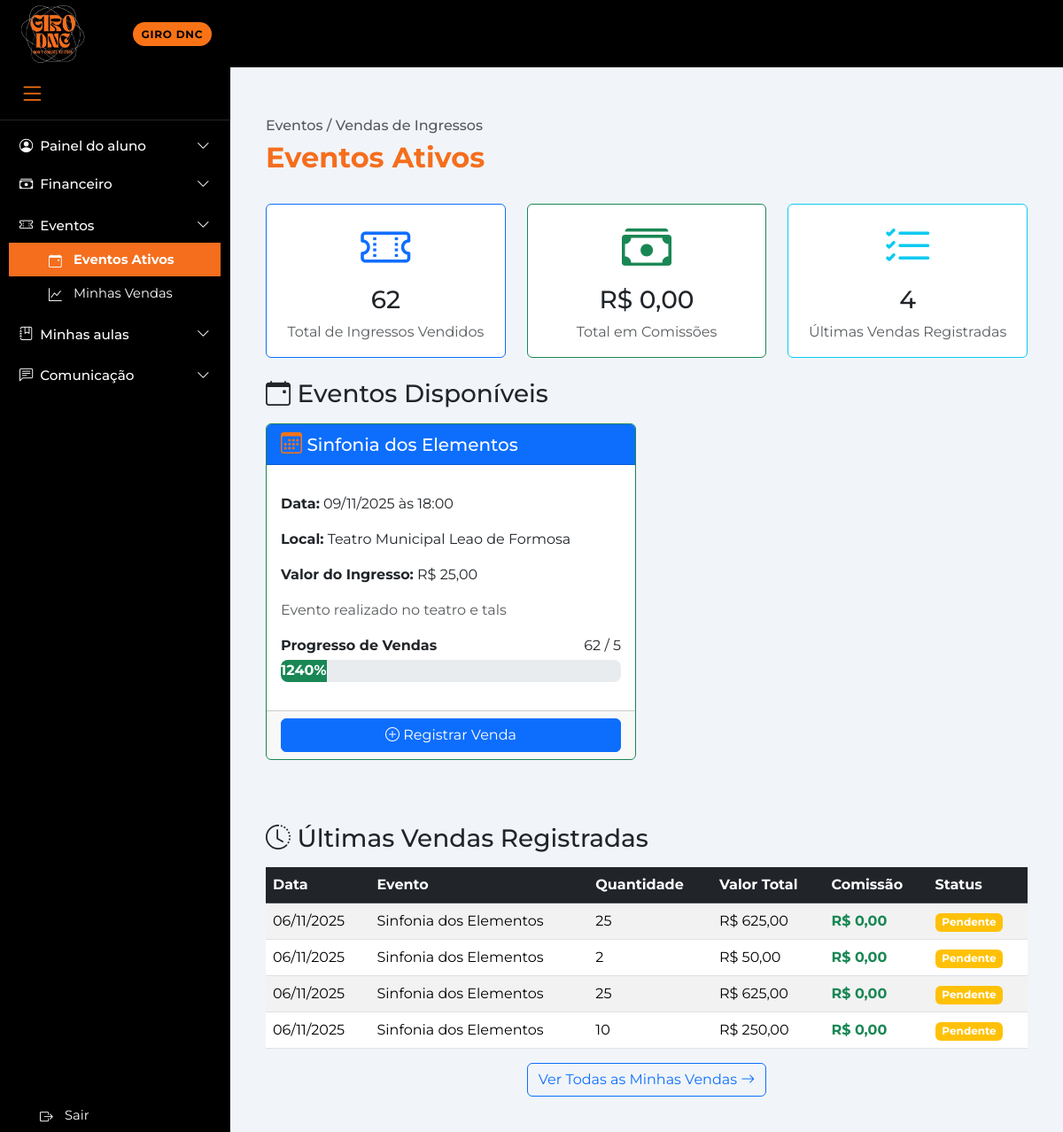
The app's page /eventos/ (signed in) with its own data.
### paginas/models.py (models this page shows, shortened)
class Evento(models.Model):
    nome = models.CharField(max_length=200, help_text='Nome do evento (ex: Corpo e Som)')
    descricao = models.TextField(blank=True, help_text='Descrição do evento')
    data_evento = models.DateField(help_text='Data de realização do evento')
    hora_evento = models.TimeField(blank=True, null=True, help_text='Horário do evento')
    local = models.CharField(max_length=200, blank=True, help_text='Local do evento')
    valor_ingresso = models.DecimalField(
        max_digits=10,
        decimal_places=2,
        validators=[MinValueValidator(0)],
        help_text='Valor do ingresso'
    )
    meta_vendas = models.IntegerField(
        default=0,
        validators=[MinValueValidator(0)],
        help_text='Meta de ingressos a serem vendidos'
    )
    comissao_percentual = models.DecimalField(
        max_digits=5,
        decimal_places=2,
        default=0,
        validators=[MinValueValidator(0), MaxValueValidator(100)],
        help_text='Percentual de comissão por ingresso vendido (0-100%)'
    )
    ativo = models.BooleanField(default=True, help_text='Evento ativo para vendas')
    data_criacao = models.DateTimeField(auto_now_add=True)
    criado_por = models.ForeignKey(
        User,
        on_delete=models.SET_NULL,
        null=True,
        related_name='eventos_criados'
    )
    imagem = models.ImageField(
        upload_to='eventos/',
        blank=True,
        null=True,
        help_text='Imagem/banner do evento'
    )
    class Meta:
        verbose_name = 'Evento'
        verbose_name_plural = 'Eventos'
        ordering = ['-data_evento', '-data_criacao']
    def total_vendido(self):
        return self.vendas.aggregate(total=Sum('quantidade'))['total'] or 0
    def percentual_meta(self):
        if self.meta_vendas > 0:
            return (self.total_vendido() / self.meta_vendas) * 100
        return 0

class VendaIngresso(models.Model):
    evento = models.ForeignKey(Evento, on_delete=models.CASCADE, related_name='vendas')
    vendedor = models.ForeignKey(
        User,
        on_delete=models.CASCADE,
        related_name='vendas_ingressos',
        help_text='Dançarino que realizou a venda'
    )
    quantidade = models.IntegerField(
        validators=[MinValueValidator(1)],
        help_text='Quantidade de ingressos vendidos'
    )
    data_venda = models.DateField(default=timezone.now, help_text='Data da venda')
    data_registro = models.DateTimeField(auto_now_add=True, help_text='Data/hora do registro')
    observacoes = models.TextField(blank=True, help_text='Observações sobre a venda')
    confirmado = models.BooleanField(
        default=False,
        help_text='Venda confirmada pela administração'
    )
    valor_comissao = models.DecimalField(
        max_digits=10,
        decimal_places=2,
        default=0,
        validators=[MinValueValidator(0)],
        help_text='Valor da comissão do vendedor'
    )
    class Meta:
        verbose_name = 'Venda de Ingresso'
        verbose_name_plural = 'Vendas de Ingressos'
        ordering = ['-data_venda', '-data_registro']
    def valor_total(self):
        return self.quantidade * self.evento.valor_ingresso

### paginas/views.py (the view)
# urls.py: path('eventos/', views.eventos_lista, name='eventos_lista'),
@login_required
def eventos_lista(request):
    eventos_ativos = Evento.objects.filter(ativo=True).order_by('-data_evento')
    minhas_vendas = VendaIngresso.objects.filter(
        vendedor=request.user
    ).select_related('evento').order_by('-data_venda')[:10]
    total_vendido = VendaIngresso.objects.filter(
        vendedor=request.user
    ).aggregate(
        total_ingressos=Sum('quantidade'),
        total_comissao=Sum('valor_comissao')
    )
    context = {
        'eventos': eventos_ativos,
        'minhas_vendas': minhas_vendas,
        'total_ingressos': total_vendido['total_ingressos'] or 0,
        'total_comissao': total_vendido['total_comissao'] or 0,
    }
    return render(request, 'eventos/lista.html', context)

### paginas/templates/eventos/lista.html (shortened to what this page needs)
<!doctype html>
<html lang="pt-br">
<head>
    {% load static %}
  <link href="https://cdn.jsdelivr.net/npm/bootstrap@5.3.3/dist/css/bootstrap.min.css" rel="stylesheet">
  <link href="https://cdn.jsdelivr.net/npm/bootstrap-icons@1.11.3/font/bootstrap-icons.css" rel="stylesheet">
  <link rel="stylesheet" href="{% static 'paginas/css/style.css' %}">
  <link rel="stylesheet" href="{% static 'paginas/css/eventos.css' %}">
</head>
<body>
  <header class="gd-topbar">
    <div class="gd-logo-container">
      <a href="{% url 'paginas:home' %}">
        <img src="{% static 'paginas/img/Girologo.jpg' %}" alt="Logo Giro" class="gd-logo">
      </a>
    </div>
    <div class="gd-topbar-content">
      <span class="gd-pill">GIRO DNC</span>
    </div>
  </header>
  <div class="sidebar-item">
    <button id="sidebar-toggle" class="menu-sanduiche">
      <i class="bi bi-list"></i>
    </button>
  </div>
  <div class="gd-layout d-flex">
    {% with sidebar_section='eventos' sidebar_active='eventos_lista' %}
      {% include 'includes/sidebar.html' %}
    {% endwith %}
    <main class="gd-main">
      <div class="conteudo">
        <h1 class="gd-breadcrumb">Eventos / Vendas de Ingressos</h1>
        <h2 class="gd-page-title">Eventos Ativos</h2>
        <div class="row mb-4">
          <div class="col-md-4">
            <div class="card border-primary">
              <div class="card-body text-center">
                <i class="bi bi-ticket-perforated display-4 text-primary"></i>
                <h3 class="mt-2">{{ total_ingressos }}</h3>
                <p class="text-muted mb-0">Total de Ingressos Vendidos</p>
              </div>
            </div>
          </div>
          <div class="col-md-4">
            <div class="card border-success">
              <div class="card-body text-center">
                <i class="bi bi-cash-stack display-4 text-success"></i>
                <h3 class="mt-2">R$ {{ total_comissao|floatformat:2 }}</h3>
                <p class="text-muted mb-0">Total em Comissões</p>
              </div>
            </div>
          </div>
          <div class="col-md-4">
            <div class="card border-info">
              <div class="card-body text-center">
                <i class="bi bi-list-check display-4 text-info"></i>
                <h3 class="mt-2">{{ minhas_vendas|length }}</h3>
                <p class="text-muted mb-0">Últimas Vendas Registradas</p>
              </div>
            </div>
          </div>
        </div>
        <h3 class="mb-3"><i class="bi bi-calendar-event"></i> Eventos Disponíveis</h3>
        {% if eventos %}
          <div class="row">
            {% for evento in eventos %}
            <div class="col-md-6 mb-4">
              <div class="card h-100 evento-card {% if evento.percentual_meta >= 100 %}border-success{% endif %}">
                <div class="card-header bg-primary text-white card-header-evento">
                  <h5 class="mb-0"><i class="bi bi-calendar3"></i> {{ evento.nome }}</h5>
                </div>
                <div class="card-body">
                  <p><strong>Data:</strong> {{ evento.data_evento|date:"d/m/Y" }}
                    {% if evento.hora_evento %} às {{ evento.hora_evento|time:"H:i" }}{% endif %}
                  </p>
                  {% if evento.local %}
                    <p><strong>Local:</strong> {{ evento.local }}</p>
                  {% endif %}
                  <p><strong>Valor do Ingresso:</strong> R$ {{ evento.valor_ingresso|floatformat:2 }}</p>
                  {% if evento.descricao %}
                    <p class="text-muted">{{ evento.descricao|truncatewords:30 }}</p>
                  {% endif %}
                  <div class="evento-progress-container">
                    <div class="d-flex justify-content-between mb-1">
                      <span><strong>Progresso de Vendas</strong></span>
                      <span>{{ evento.total_vendido }} / {{ evento.meta_vendas }}</span>
                    </div>
                    <div class="progress progress-eventos evento-progress-bar">
                      <div class="progress-bar {% if evento.percentual_meta >= 100 %}bg-success{% elif evento.percentual_meta >= 50 %}bg-warning{% else %}bg-danger{% endif %}"
                           role="progressbar"
                           style="width: {{ evento.percentual_meta|default:0 }}%;"
                           aria-valuenow="{{ evento.percentual_meta }}"
                           aria-valuemin="0"
                           aria-valuemax="100">
                        {{ evento.percentual_meta|floatformat:0 }}%
                      </div>
                    </div>
                  </div>
                </div>
                <div class="card-footer">
                  <a href="{% url 'paginas:evento_detalhes' evento.id %}" class="btn btn-primary w-100">
                    <i class="bi bi-plus-circle"></i> Registrar Venda
                  </a>
                </div>
              </div>
            </div>
            {% endfor %}
          </div>
        {% else %}
          <div class="alert alert-info">
            <i class="bi bi-info-circle"></i> Nenhum evento ativo no momento.
          </div>
        {% endif %}
        {% if minhas_vendas %}
        <h3 class="mt-5 mb-3"><i class="bi bi-clock-history"></i> Últimas Vendas Registradas</h3>
        <div class="table-responsive">
          <table class="table table-striped table-hover">
            <thead class="table-dark">
              <tr>
                <th>Data</th>
                <th>Evento</th>
                <th>Quantidade</th>
                <th>Valor Total</th>
                <th>Comissão</th>
                <th>Status</th>
              </tr>
            </thead>
            <tbody>
              {% for venda in minhas_vendas %}
              <tr>
                <td>{{ venda.data_venda|date:"d/m/Y" }}</td>
                <td>{{ venda.evento.nome }}</td>
                <td>{{ venda.quantidade }}</td>
                <td>R$ {{ venda.valor_total|floatformat:2 }}</td>
                <td><strong class="text-success">R$ {{ venda.valor_comissao|floatformat:2 }}</strong></td>
                <td>
                  {% if venda.confirmado %}
                    <span class="badge bg-success">Confirmado</span>
                  {% else %}
                    <span class="badge bg-warning">Pendente</span>
                  {% endif %}
                </td>
              </tr>
              {% endfor %}
            </tbody>
          </table>
        </div>
        <div class="text-center">
          <a href="{% url 'paginas:minhas_vendas' %}" class="btn btn-outline-primary">
            Ver Todas as Minhas Vendas <i class="bi bi-arrow-right"></i>
          </a>
        </div>
        {% endif %}
      </div>
    </main>
  </div>
</body>
</html>

### paginas/templates/includes/sidebar.html (shortened to what this page needs)
{% load static %}
<aside class="gd-sidebar d-flex flex-column">
  <nav class="gd-nav flex-grow-1">
    <div class="accordion" id="sidebarAccordion">
      <ul>
        <li>
          <div class="gd-submenu mb-1">
            <button class="btn-toggle sidebar-option" data-bs-toggle="collapse" data-bs-target="#collapseAluno" {% if sidebar_section == 'painel' %}aria-expanded="true"{% endif %}>
              <i class="bi bi-person-circle"></i>
              <span>Painel do aluno</span>
              <i class="bi bi-chevron-down ms-auto"></i>
            </button>
          </div>
        </li>
        <li>
          <div class="gd-submenu mb-2">
            <button class="btn-toggle sidebar-option" data-bs-toggle="collapse" data-bs-target="#collapseFinanceiro" {% if sidebar_section == 'financeiro' %}aria-expanded="true"{% endif %}>
              <i class="bi bi-cash-stack"></i>
              <span>Financeiro</span>
              <i class="bi bi-chevron-down ms-auto"></i>
            </button>
          </div>
        </li>
        <li>
          <div class="gd-submenu mb-2">
            <button class="btn-toggle sidebar-option" data-bs-toggle="collapse" data-bs-target="#collapseEventos" {% if sidebar_section == 'eventos' %}aria-expanded="true"{% endif %}>
              <i class="bi bi-ticket-perforated"></i>
              <span>Eventos</span>
              <i class="bi bi-chevron-down ms-auto"></i>
            </button>
            <div class="collapse {% if sidebar_section == 'eventos' %}show{% endif %}" id="collapseEventos" data-bs-parent="#sidebarAccordion">
              <a href="{% url 'paginas:eventos_lista' %}" class="nav-link sidebar-option {% if sidebar_active == 'eventos_lista' %}active{% endif %}">
                <i class="bi bi-calendar-event"></i>
                <span>Eventos Ativos</span>
              </a>
              <a href="{% url 'paginas:minhas_vendas' %}" class="nav-link sidebar-option {% if sidebar_active == 'minhas_vendas' %}active{% endif %}">
                <i class="bi bi-graph-up"></i>
                <span>Minhas Vendas</span>
              </a>
            </div>
          </div>
        </li>
        <li>
          <div class="gd-submenu mb-2">
            <button class="btn-toggle sidebar-option" data-bs-toggle="collapse" data-bs-target="#collapseAulas" {% if sidebar_section == 'aulas' %}aria-expanded="true"{% endif %}>
              <i class="bi bi-journal-bookmark"></i>
              <span>Minhas aulas</span>
              <i class="bi bi-chevron-down ms-auto"></i>
            </button>
          </div>
        </li>
        <li>
          <div class="gd-submenu mb-3">
            <button class="btn-toggle sidebar-option" data-bs-toggle="collapse" data-bs-target="#collapseComunicacao" {% if sidebar_section == 'comunicacao' %}aria-expanded="true"{% endif %}>
              <i class="bi bi-chat-left-text"></i>
              <span>Comunicação</span>
              <i class="bi bi-chevron-down ms-auto"></i>
            </button>
          </div>
        </li>
      </ul>
    </div>
  </nav>
  <div class="gd-sidebar-footer">
    <a href="{% url 'login:logout' %}" class="nav-link sidebar-option btn-sair">
      <i class="bi bi-box-arrow-right"></i>
      <span>Sair</span>
    </a>
  </div>
</aside>

### records on screen
Evento: nome "Sinfonia dos Elementos", data_evento "09/11/2025", hora_evento "18:00", local "Teatro Municipal Leao de Formosa", valor_ingresso "25,00", descricao "Evento realizado no teatro e tals", total_vendido "62", meta_vendas "5", percentual_meta "1240"
VendaIngresso: data_venda "06/11/2025", evento.nome "Sinfonia dos Elementos", quantidade "25", valor_total "625,00", valor_comissao "0,00", confirmado "Pendente"
VendaIngresso: data_venda "06/11/2025", evento.nome "Sinfonia dos Elementos", quantidade "2", valor_total "50,00", valor_comissao "0,00", confirmado "Pendente"
VendaIngresso: data_venda "06/11/2025", evento.nome "Sinfonia dos Elementos", quantidade "25", valor_total "625,00", valor_comissao "0,00", confirmado "Pendente"
VendaIngresso: data_venda "06/11/2025", evento.nome "Sinfonia dos Elementos", quantidade "10", valor_total "250,00", valor_comissao "0,00", confirmado "Pendente"

### other values on screen
{{ total_ingressos }} "62"
{{ total_comissao|floatformat:2 }} "0,00"
{{ minhas_vendas|length }} "4"
